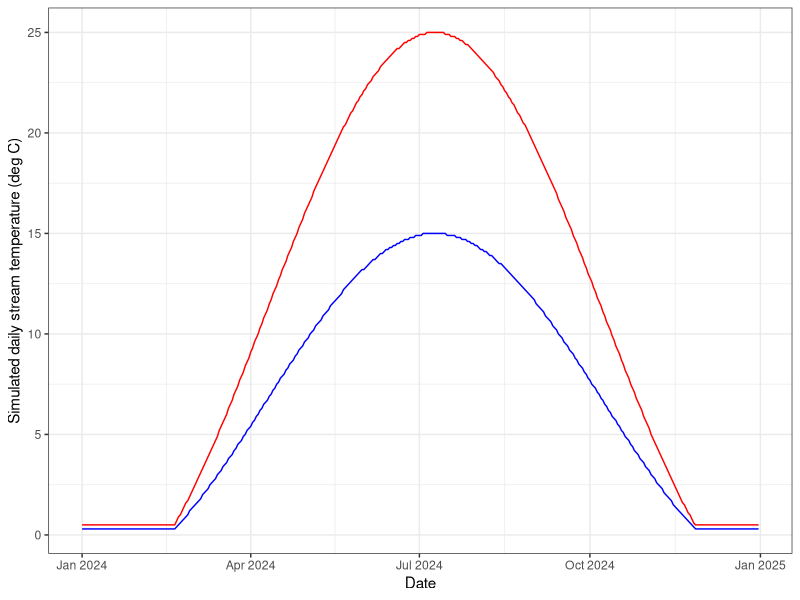
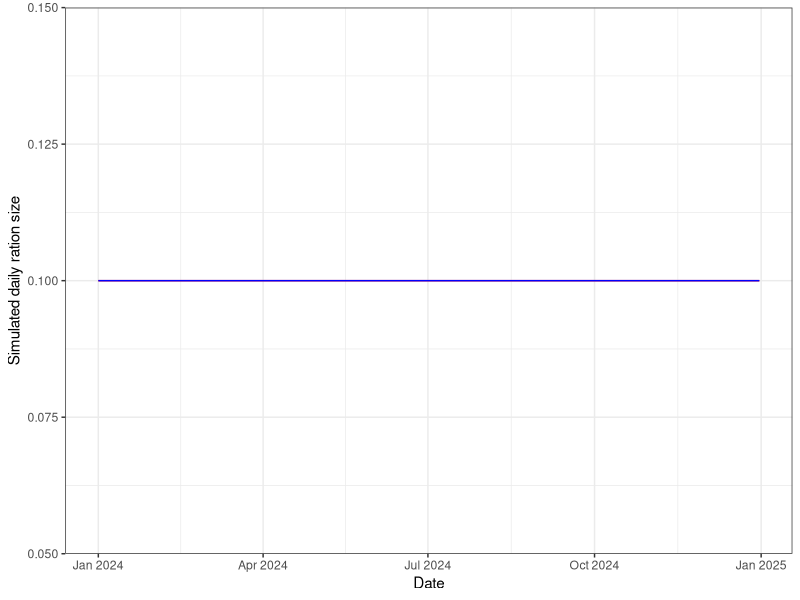
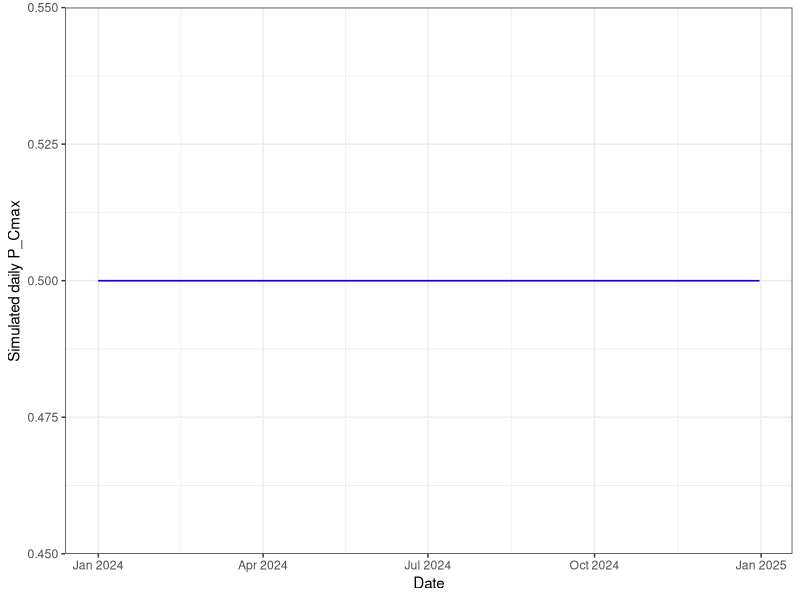

Source code (R) for these figures, in order:
#' ---
#' title: Simulate Habitat
#' ---
#' 


library(tidyverse)
library(ggpubr)
library(egg)


# Set seed for reproducibility
set.seed(123)

# 1. Create a date range (1 year)
dates <- seq(as.Date("2024-01-01"), as.Date("2024-12-31"), by="day")
n <- length(dates)
doy <- as.numeric(format(dates, "%j")) # Day of year

# 2. Simulate Stream Temperature (Sine wave + Noise)
# Parameters: Midpoint, Amplitude, Offset
base_temp <- 11        # Average annual temperature
amplitude <- 14         # Seasonal fluctuation amplitude
# Peak temperature occurs late in the year (July/Aug)
stream_temp <- base_temp + amplitude * sin(2 * pi * (doy - 100) / 365)

# 3. Add random noise (daily weather variation)
noise <- rnorm(n, mean = 0, sd = 0) # no variation for simplicity
simulated_temp <- stream_temp + noise

# 4. Force values near 0 to small postive, max = 25
simulated_temp[simulated_temp < 0.5] <- 0.5
simulated_temp[simulated_temp > 25] <- 25

# 4. Simulate cold regime using a multiplier
simulated_temp_cold <- simulated_temp*0.6

# 4. Create Data Frame
habitat_df <- tibble(date = dates, 
                     doy = 1:length(dates),#doy, 
                     temp_warm = round(simulated_temp, digits = 1), 
                     temp_cold = round(simulated_temp_cold, digits = 1))

# 5. Plot the simulation
habitat_df %>% ggplot() + 
  geom_line(aes(x = date, y = temp_warm), color = "red") +
  geom_line(aes(x = date, y = temp_cold), color = "blue") +
  theme_bw() + 
  xlab("Date") + 
  ylab("Simulated daily stream temperature (deg C)")


# function to retrieve water temperature in patch = patch and at doy/time = t
get_patchtemp <- function(t, patch) {
  if (patch == "warm") {
    habitat_df$temp_warm[habitat_df$doy == t]
  } else {
    habitat_df$temp_cold[habitat_df$doy == t]
  }
}


# define habitat specific ration size
ration_cold <- 0.10
ration_warm <- 0.10

# define random variation in ration size
ration_sd <- 0.00 # no variation for simplicity

# function to generate patch food availability at time t (stochastic)
patch_food <- function(patch) {
  if (patch == "warm") {
    max(0, min(1, rnorm(1, ration_warm, ration_sd)))
  } else {
    max(0, min(1, rnorm(1, ration_cold, ration_sd)))
  }
}

# define food in habitat tibble
habitat_df <- habitat_df %>% 
  mutate(ration_warm = replicate(n = dim(.)[1], patch_food("warm")),
         ration_cold = replicate(n = dim(.)[1], patch_food("cold")))

# plot ration size
habitat_df %>% ggplot() + 
  geom_line(aes(x = date, y = ration_warm), color = "red") +
  geom_line(aes(x = date, y = ration_cold), color = "blue") +
  theme_bw() + 
  xlab("Date") + 
  ylab("Simulated daily ration size")


# function to retrieve ration in patch = patch and at doy/time = t
get_patchration <- function(t, patch) {
  if (patch == "warm") {
    habitat_df$ration_warm[habitat_df$doy == t]
  } else {
    habitat_df$ration_cold[habitat_df$doy == t]
  }
}


# define habitat specific ration size
pcmax_cold <- 0.5
pcmax_warm <- 0.5

# define random variation in ration size
pcmax_sd <- 0.00 # no variation for simplicity

# function to generate patch food availability at time t (stochastic)
patch_pcmax <- function(patch) {
  if (patch == "warm") {
    max(0, min(1, rnorm(1, pcmax_warm, ration_sd)))
  } else {
    max(0, min(1, rnorm(1, pcmax_cold, ration_sd)))
  }
}

# define food in habitat tibble
habitat_df <- habitat_df %>% 
  mutate(pcmax_warm = replicate(n = dim(.)[1], patch_pcmax("warm")),
         pcmax_cold = replicate(n = dim(.)[1], patch_pcmax("cold")))

# plot ration size
habitat_df %>% ggplot() + 
  geom_line(aes(x = date, y = pcmax_warm), color = "red") +
  geom_line(aes(x = date, y = pcmax_cold), color = "blue") +
  theme_bw() + 
  xlab("Date") + 
  ylab("Simulated daily P_Cmax")


# function to retrieve ration in patch = patch and at doy/time = t
get_patchpcmax <- function(t, patch) {
  if (patch == "warm") {
    habitat_df$pcmax_warm[habitat_df$doy == t]
  } else {
    habitat_df$pcmax_cold[habitat_df$doy == t]
  }
}


str(habitat_df)
head(habitat_df)


#quarto::qmd_to_r_script("Habitat.qmd")
